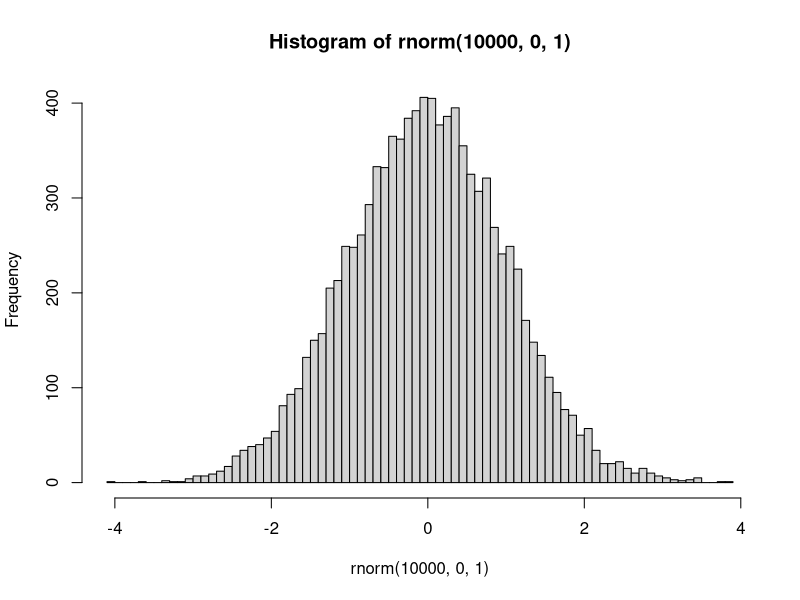
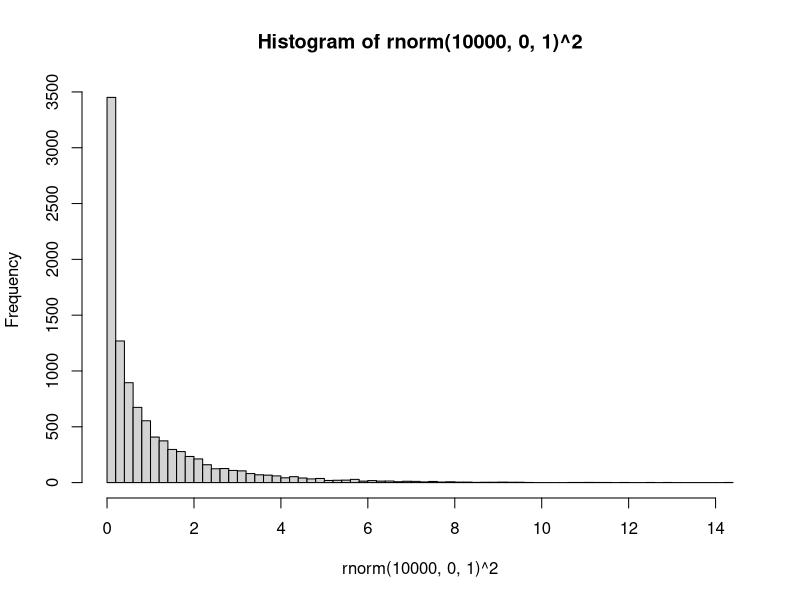
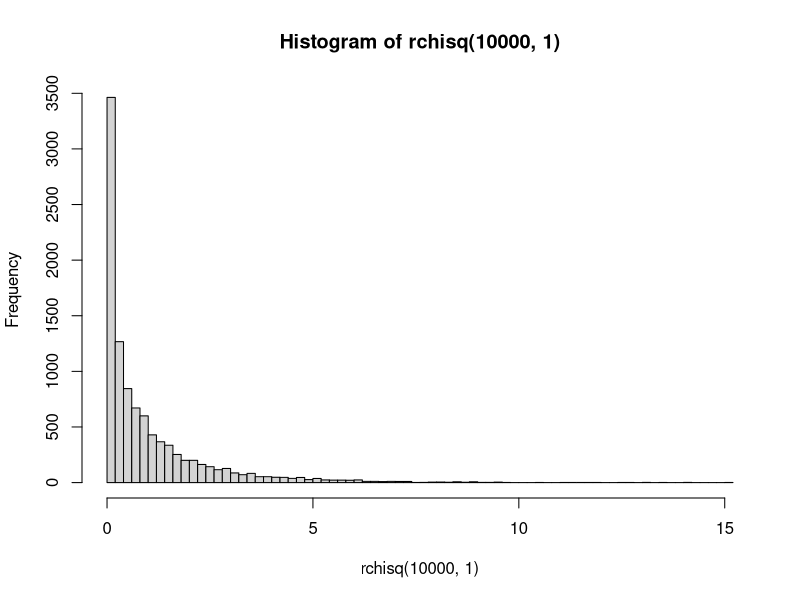
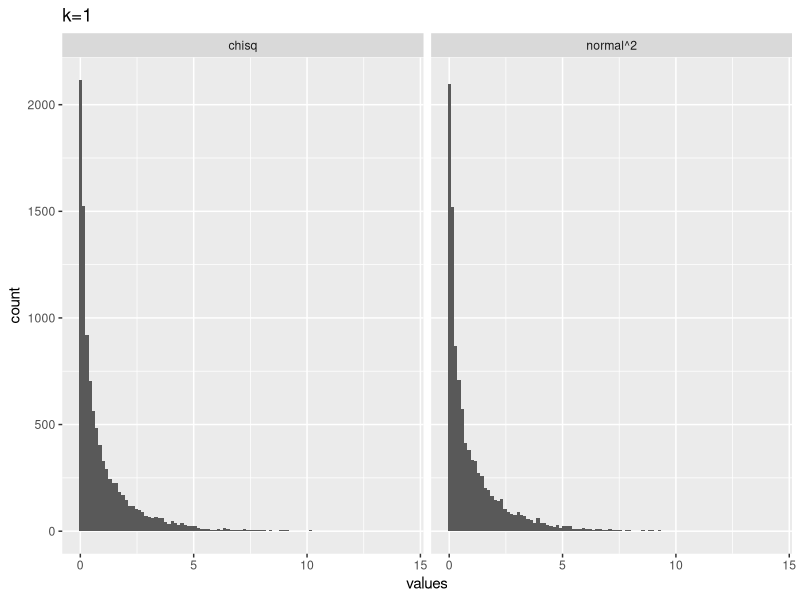
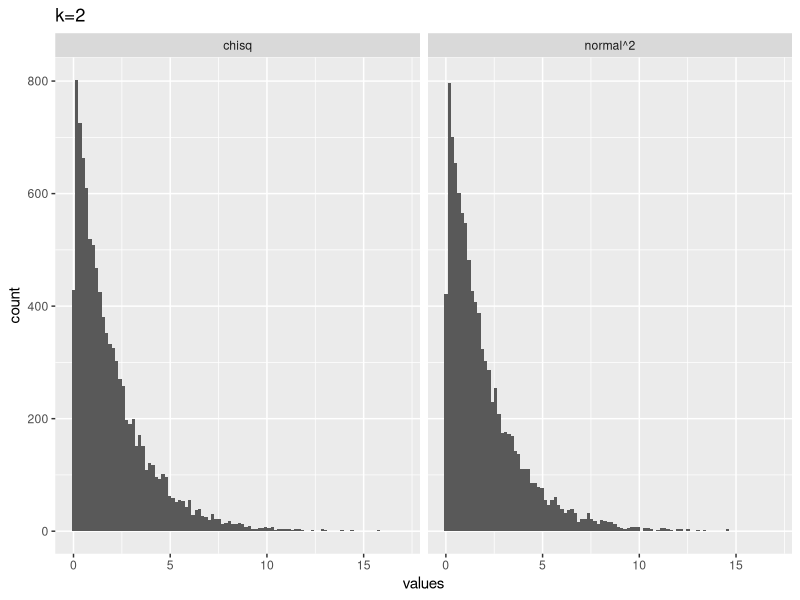
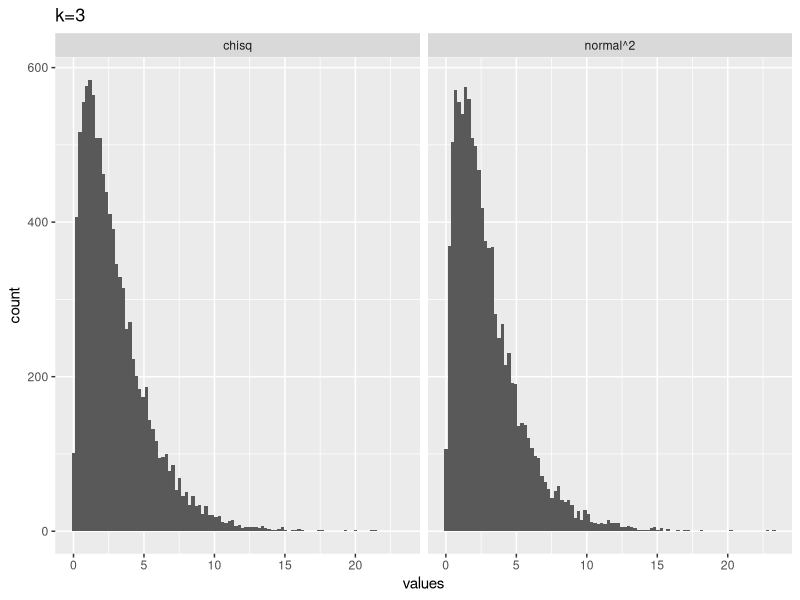
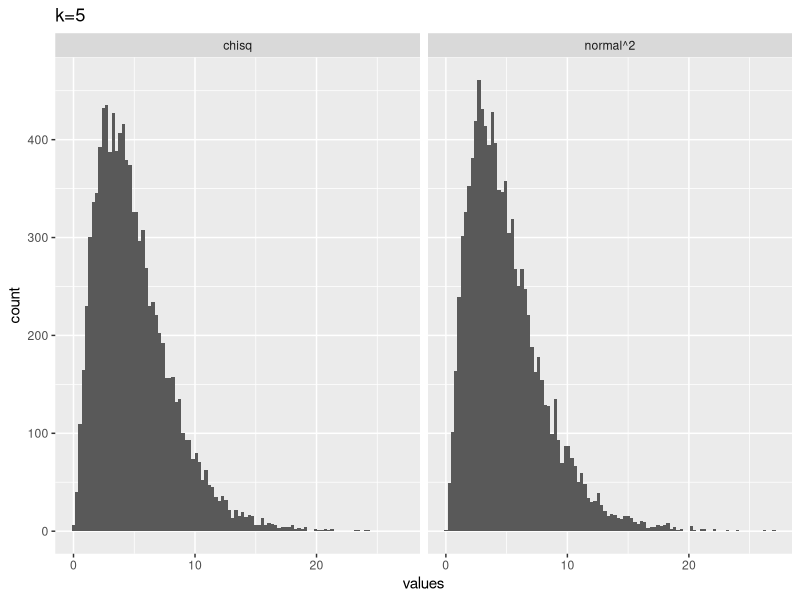
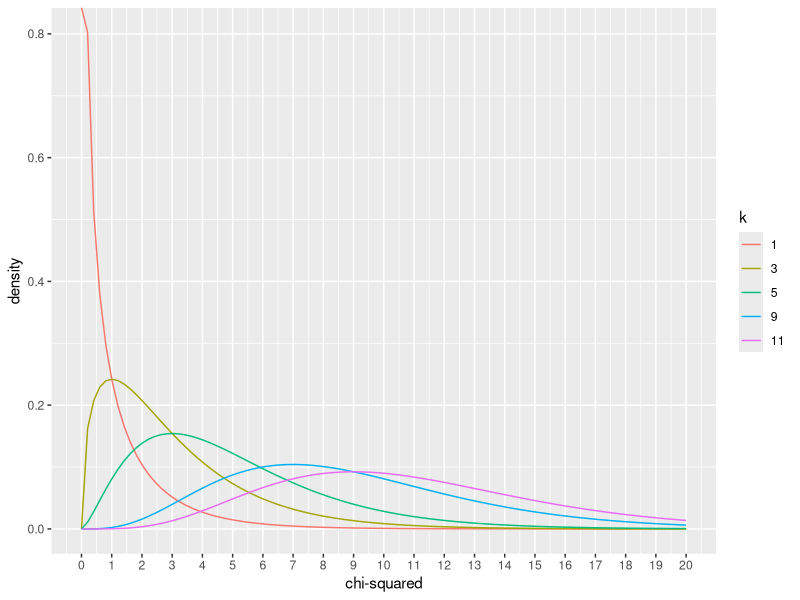

These charts were generated, in order, by the following R code:
## ---- chunk 1
knitr::opts_chunk$set(
  collapse = TRUE,
  comment = "#>",
  message = FALSE,
  warning = FALSE
)
## ---- chunk 2
?chisq.test
## ---- chunk 3
my_vals <- c(20,30)
chisq.test(my_vals)
## ---- chunk 4
my_vals <- c(20,30)
chisq.test(my_vals, p = c(.25,.75))
## ---- chunk 5
my_vals <- c(20,30,10,10,30,30)
chisq.test(my_vals)
## ---- chunk 6
M <- as.table(rbind(c(762, 327, 468), c(484, 239, 477)))
dimnames(M) <- list(gender = c("F", "M"),
                    party = c("Democrat","Independent", "Republican"))
(Xsq <- chisq.test(M))  # Prints test summary
Xsq$observed   # observed counts (same as M)
Xsq$expected   # expected counts under the null
Xsq$residuals  # Pearson residuals
Xsq$stdres     # standardized residuals
## ---- chunk 7
coin_toss <- data.frame(outcome = c("H","T"),
                        O = c(23,27),
                        E = c(25,25))
knitr::kable(coin_toss)
## ---- chunk 8
library(dplyr)

coin_toss <- coin_toss %>%
  mutate(d = O - E) %>%
  mutate(d_sq = d^2) %>%
  mutate(div = d_sq/E )

knitr::kable(coin_toss)

# compute chi-square
sum(coin_toss$div)

# compute chi-square 
O <- c(23,27)
E <- c(25,25)
sum(((O-E)^2)/E)

# compute chi-square
chisq.test(x=c(23,27))

## ---- chunk 9
chisq.test(x=c(47,3))
## ---- chunk 10
# normal histogram
hist(rnorm(10000,0,1), breaks = 100)

# chi-squared with k = 1
hist(rnorm(10000,0,1)^2, breaks = 100)
## ---- chunk 11
hist(rchisq(10000,1), breaks=100)
## ---- chunk 12
# k = 1
from_normal <- replicate(10000, rnorm(1,0,1)^2)
from_chisq  <- rchisq(10000,1)
plot_df <- data.frame(values = c(from_normal,
                                 from_chisq),
                      source = c("normal^2","chisq"))

library(ggplot2)
ggplot(plot_df, aes(x=values))+
  geom_histogram(bins=100)+
  ggtitle("k=1")+
  facet_wrap(~source)
## ---- chunk 13
# k = 2
from_normal <- replicate(10000, sum(rnorm(2,0,1)^2))
from_chisq  <- rchisq(10000,2)
plot_df <- data.frame(values = c(from_normal,
                                 from_chisq),
                      source = c("normal^2","chisq"))

library(ggplot2)
ggplot(plot_df, aes(x=values))+
  geom_histogram(bins=100)+
  ggtitle("k=2")+
  facet_wrap(~source)
## ---- chunk 14
# k = 3
from_normal <- replicate(10000, sum(rnorm(3,0,1)^2))
from_chisq  <- rchisq(10000,3)
plot_df <- data.frame(values = c(from_normal,
                                 from_chisq),
                      source = c("normal^2","chisq"))

library(ggplot2)
ggplot(plot_df, aes(x=values))+
  geom_histogram(bins=100)+
  ggtitle("k=3")+
  facet_wrap(~source)
## ---- chunk 15
# k = 5
from_normal <- replicate(10000, sum(rnorm(5,0,1)^2))
from_chisq  <- rchisq(10000,5)
plot_df <- data.frame(values = c(from_normal,
                                 from_chisq),
                      source = c("normal^2","chisq"))

library(ggplot2)
ggplot(plot_df, aes(x=values))+
  geom_histogram(bins=100)+
  ggtitle("k=5")+
  facet_wrap(~source)
## ---- chunk 16

plot_df <- data.frame(values = c(dchisq(x=seq(0,20,length.out = 100), df=1),
                                 dchisq(x=seq(0,20,length.out = 100), df=3),
                                 dchisq(x=seq(0,20,length.out = 100), df=5),
                                 dchisq(x=seq(0,20,length.out = 100), df=9),
                                 dchisq(x=seq(0,20,length.out = 100), df=11)
                                 ),
                      x = rep(seq(0,20,length.out = 100),5),
                      k = as.factor(rep(c(1,3,5,9,11), each = 100))
                      )

ggplot(plot_df, aes(x = x, y=values, color=k, group=k))+
  geom_line()+
  ylab("density")+
  xlab("chi-squared")+
  scale_x_continuous(breaks=0:20)

## ---- chunk 17
mean(rnorm(10000,0,1))
## ---- chunk 18
mean(rnorm(10000,0,1)^2)
## ---- chunk 19
mean(rchisq(10000,10))
## ---- chunk 20
# flip a coin 10 times
hist(rbinom(10000,10,.5), breaks=seq(0,10,1))

# flip a coin 100 times
hist(rbinom(10000,100,.5), breaks=seq(20,80,1))
## ---- chunk 21
pbinom(2,10,.5, lower.tail = TRUE)*2
## ---- chunk 22
chisq.test(c(2,8))
## ---- chunk 23
pbinom(40,100,.5, lower.tail = TRUE)*2
chisq.test(c(40,60))
## ---- chunk 24
pbinom(450,1000,.5, lower.tail = TRUE)*2
chisq.test(c(450,550))
## ---- chunk 25
pbinom(4900,10000,.5, lower.tail = TRUE)*2
chisq.test(c(4900,5100))
